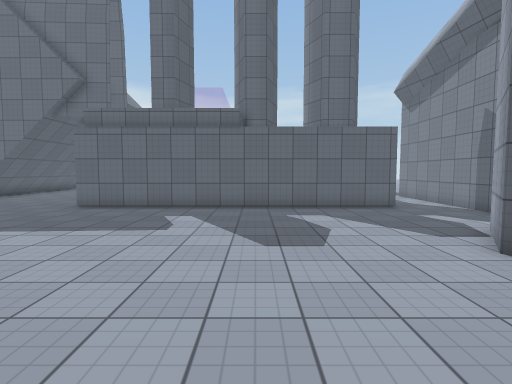
view 1 (above)

21 first-person views from a walk through a scene from a Unity 3-D project. The camera is 1.5 m above the floor, tilts 4° down and sees 80° across. The floor is counted in squares, 1 m on a side. Each view is taken from the middle of a square. On the plan, view 1 faces up. The plan holds only what a view shows up to about 15 squares ahead; the rest is blank. The place goes on beyond the plan. Surface patterns are stand-ins for the level's own textures.

view 2
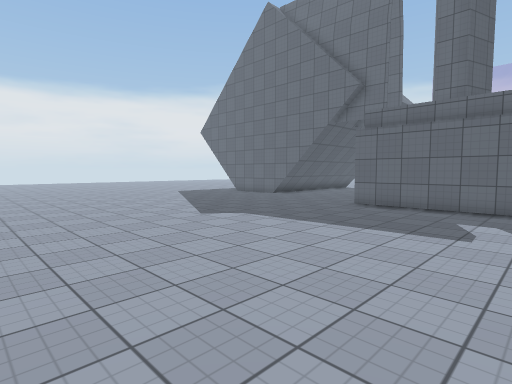

view 3
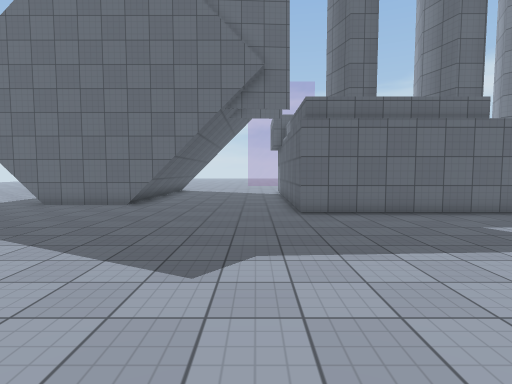

view 4
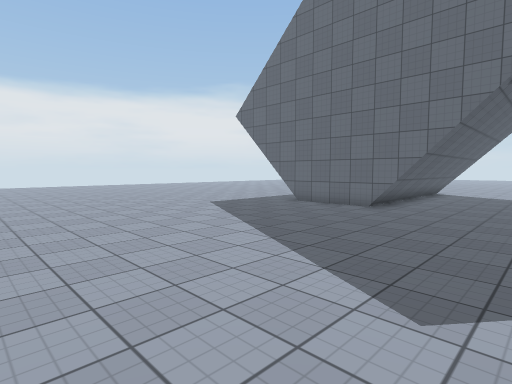

view 5
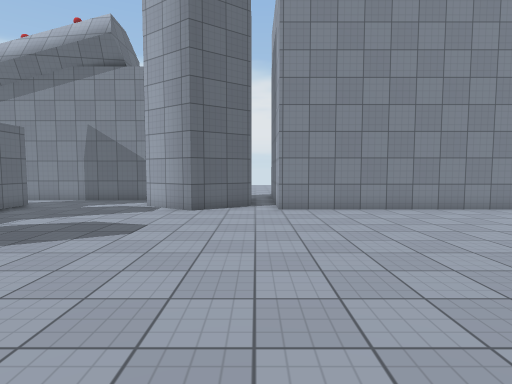

view 6
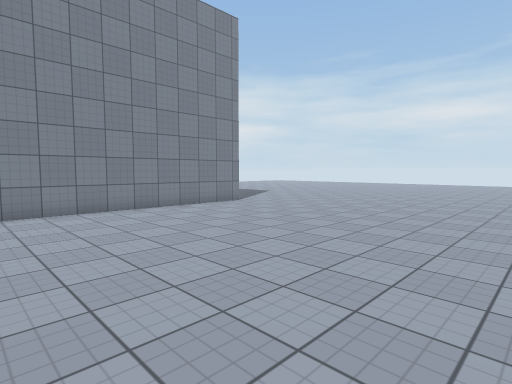

view 7
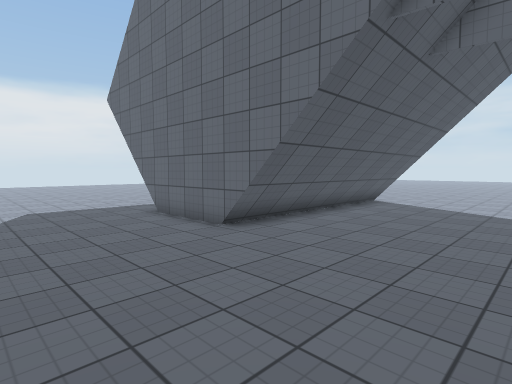

view 8
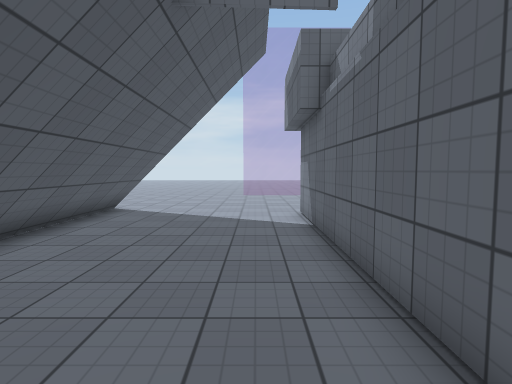

view 9
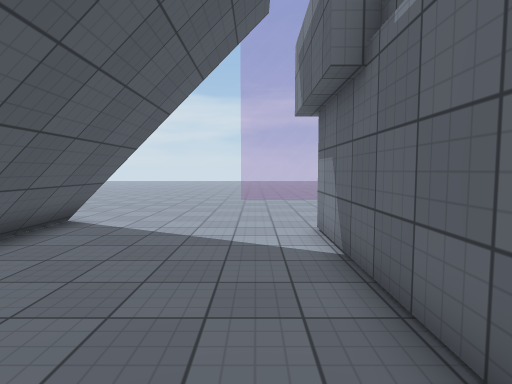

view 10
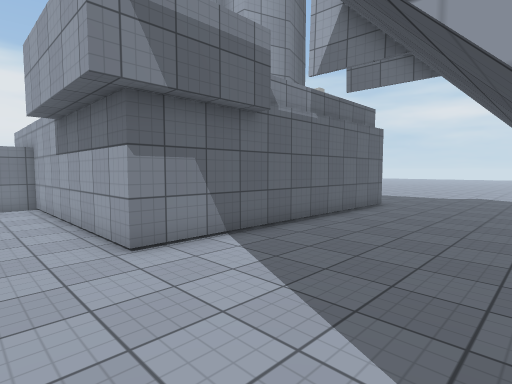

view 11
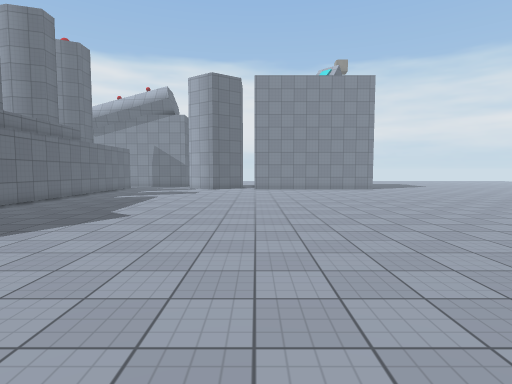

view 12
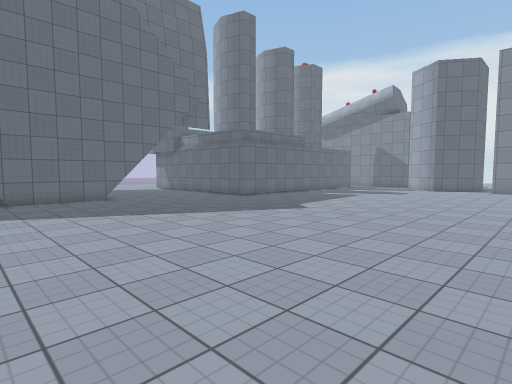

view 13
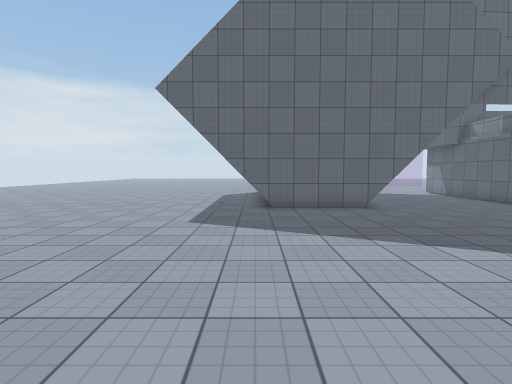

view 14
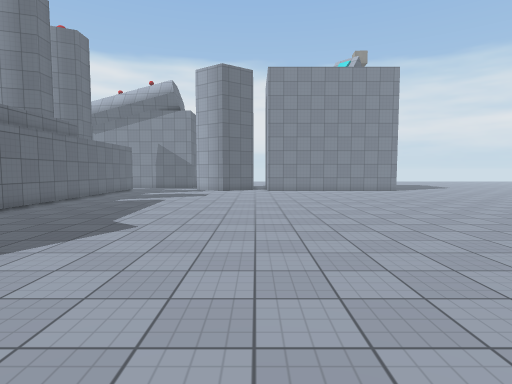

view 15
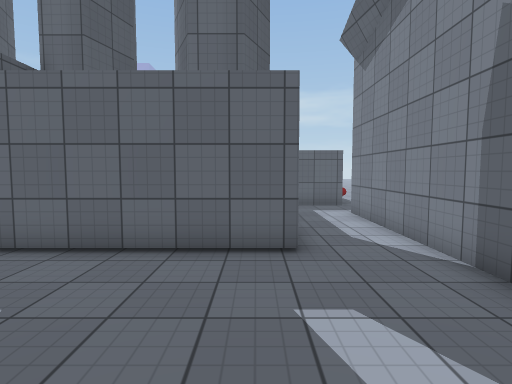

view 16
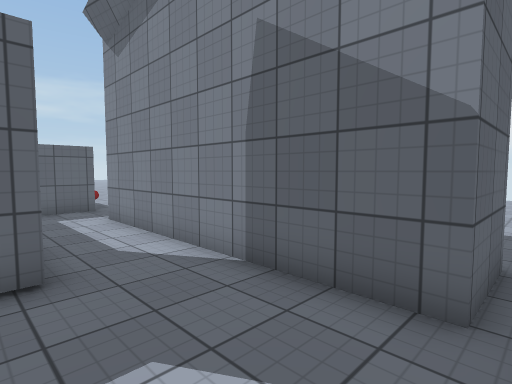

view 17
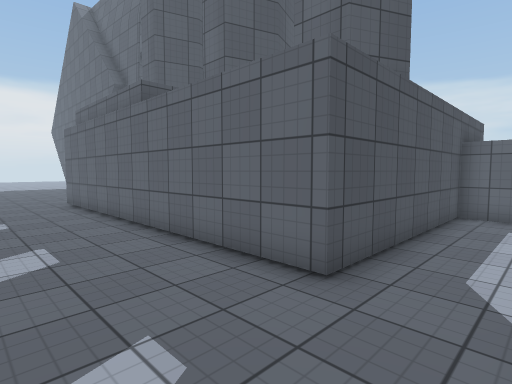

view 18
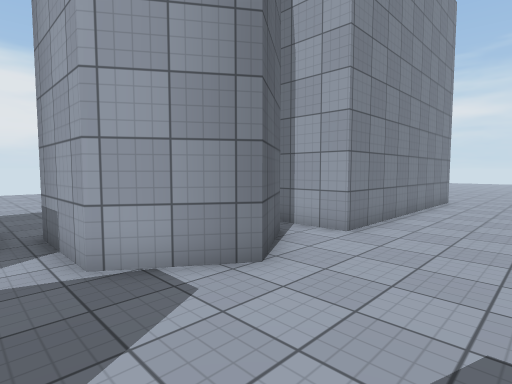

view 19
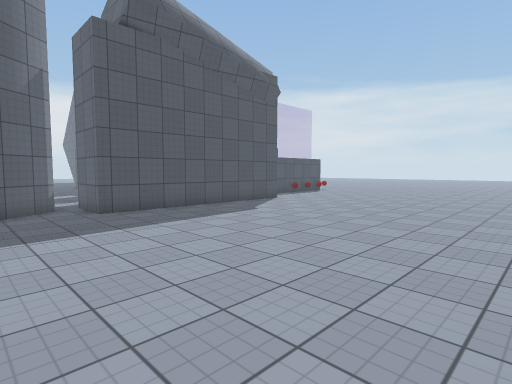

view 20
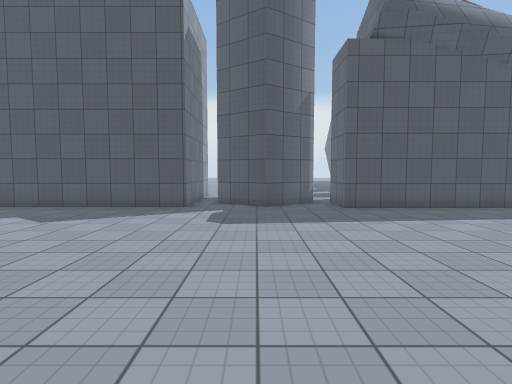

view 21
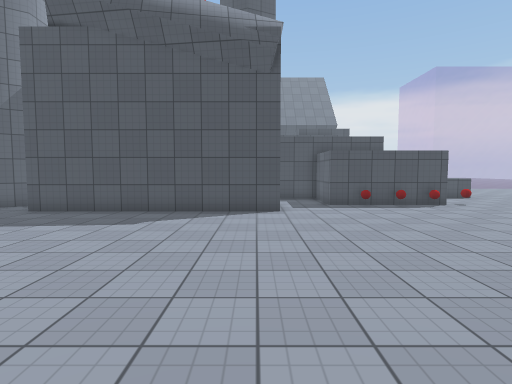

### Floor plan
Key: @ floor where view 1 was taken; # wall or solid block; . floor; O other object.
Columns run from 20 left of view 1 to 23 right of it. Each row starts with its distance up from view 1.
 26       ........              O...
 25       ##.............#       #....
 24       ##.....#########       #.....
 23       ##.....#               #......   ..
 22       ##.....#               #...........
 21       ##.....#              ##...........
 20       ##.....#            ###.............
 19       ##.....#            #...............
 18       ##.....#            #..###..........
 17       ##.....#            #..###...........
 16       ##.....#            #..###..........
 15 ########.....#            #..###..........
 14 .............#            #..###..........
 13 .............##############..###..........
 12 .............................###..........
 11 .............................###...........
 10 .............................###...........
  9 .............................###...........
  8 ..........................####.............
  7 ..........................#  #.............
  6 .........................##  ##...........
  5 .........................#   ##.............
  4 .........................##  #............
  3 ..........................#  #............
  2 .........................##  ##..........
  1 .........................#    #.........
  0  ...................@....#    #........
 -1 . .......................#    #......
 -2     .....................#    #.....
 -3      ....................#    #....

Positions as (right, up) in squares from view 1, and headings:
1: (0, 0), facing up
2: (-1, 0), facing up-left
3: (-9, 2), facing up
4: (-9, 3), facing up-left
5: (-7, 3), facing right
6: (-7, 3), facing down-right
7: (-8, 10), facing up-left
8: (-9, 13), facing up
9: (-9, 16), facing up
10: (-13, 26), facing down-right
11: (-20, 2), facing right
12: (-20, -1), facing up-right
13: (-19, 3), facing up
14: (-18, 3), facing right
15: (5, 7), facing up
16: (5, 8), facing up-right
17: (8, 9), facing up-left
18: (1, 9), facing down-right
19: (22, 5), facing up-left
20: (23, 5), facing left
21: (22, 17), facing left
